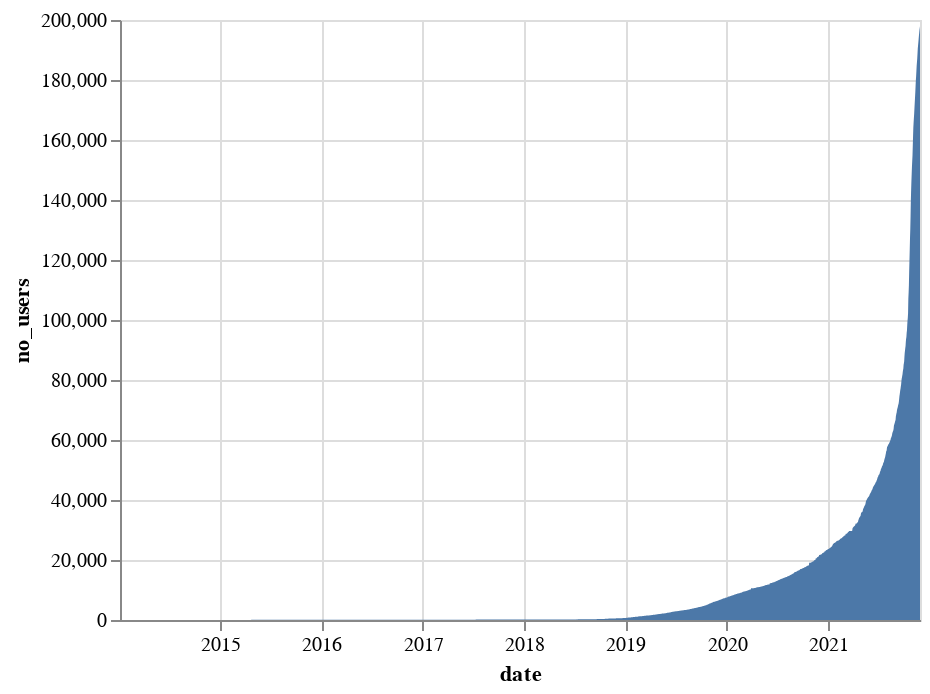

The notebook cell this image was saved under:
### Code cell
active_users = pd.DataFrame(results, columns=['date', 'no_users'])
active_users['date'] = pd.to_datetime(active_users['date'])

alt.Chart(active_users).mark_area().encode(
    x="date",
    y="no_users"    
)

### Figure 1 — Vega-Lite specification as saved in the notebook (floating-point values rounded to 4 significant figures; data arrays with more than 128 entries replaced by an {"elided": "..."} marker saying what was removed)
{"config": {"view": {"continuousWidth": 400, "continuousHeight": 300}}, "data": {"name": "data-bc8b15bce0389700d619c20af227ca84"}, "mark": "area", "encoding": {"x": {"field": "date", "type": "temporal"}, "y": {"field": "no_users", "type": "quantitative"}}, "$schema": "https://vega.github.io/schema/vega-lite/v4.17.0.json", "datasets": {"data-bc8b15bce0389700d619c20af227ca84": {"elided": "2883 records"}}}
